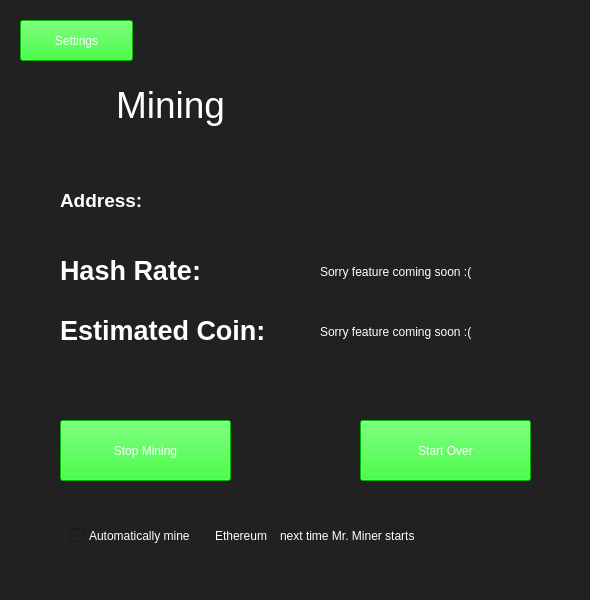
<?xml version="1.0" encoding="UTF-8"?>
<ui version="4.0">
 <class>NowMining</class>
 <widget class="QWidget" name="NowMining">
  <property name="geometry">
   <rect>
    <x>0</x>
    <y>0</y>
    <width>590</width>
    <height>600</height>
   </rect>
  </property>
  <property name="windowTitle">
   <string>Mr.Miner</string>
  </property>
  <property name="styleSheet">
   <string notr="true">background-color:rgb(33, 33, 33);

</string>
  </property>
  <widget class="QLabel" name="coinName_label">
   <property name="geometry">
    <rect>
     <x>260</x>
     <y>80</y>
     <width>251</width>
     <height>51</height>
    </rect>
   </property>
   <property name="sizePolicy">
    <sizepolicy hsizetype="Fixed" vsizetype="Fixed">
     <horstretch>0</horstretch>
     <verstretch>0</verstretch>
    </sizepolicy>
   </property>
   <property name="font">
    <font>
     <pointsize>28</pointsize>
    </font>
   </property>
   <property name="styleSheet">
    <string notr="true">
color:rgb(255, 255, 255)
</string>
   </property>
   <property name="text">
    <string/>
   </property>
   <property name="alignment">
    <set>Qt::AlignLeading|Qt::AlignLeft|Qt::AlignVCenter</set>
   </property>
  </widget>
  <widget class="QLabel" name="label">
   <property name="geometry">
    <rect>
     <x>110</x>
     <y>80</y>
     <width>121</width>
     <height>51</height>
    </rect>
   </property>
   <property name="sizePolicy">
    <sizepolicy hsizetype="Fixed" vsizetype="Fixed">
     <horstretch>0</horstretch>
     <verstretch>0</verstretch>
    </sizepolicy>
   </property>
   <property name="font">
    <font>
     <pointsize>28</pointsize>
    </font>
   </property>
   <property name="text">
    <string>&lt;html&gt;&lt;head/&gt;&lt;body&gt;&lt;p&gt;&lt;span style=&quot; color:#ffffff;&quot;&gt;Mining&lt;/span&gt;&lt;/p&gt;&lt;/body&gt;&lt;/html&gt;</string>
   </property>
   <property name="alignment">
    <set>Qt::AlignCenter</set>
   </property>
  </widget>
  <widget class="QLabel" name="estCoin_label">
   <property name="geometry">
    <rect>
     <x>320</x>
     <y>320</y>
     <width>221</width>
     <height>24</height>
    </rect>
   </property>
   <property name="sizePolicy">
    <sizepolicy hsizetype="Fixed" vsizetype="Fixed">
     <horstretch>0</horstretch>
     <verstretch>0</verstretch>
    </sizepolicy>
   </property>
   <property name="styleSheet">
    <string notr="true">
color:rgb(255, 255, 255)
</string>
   </property>
   <property name="text">
    <string>Sorry feature coming soon :(</string>
   </property>
  </widget>
  <widget class="QLabel" name="label_5">
   <property name="geometry">
    <rect>
     <x>60</x>
     <y>310</y>
     <width>241</width>
     <height>41</height>
    </rect>
   </property>
   <property name="sizePolicy">
    <sizepolicy hsizetype="Fixed" vsizetype="Fixed">
     <horstretch>0</horstretch>
     <verstretch>0</verstretch>
    </sizepolicy>
   </property>
   <property name="font">
    <font>
     <pointsize>20</pointsize>
     <weight>75</weight>
     <bold>true</bold>
     <kerning>true</kerning>
    </font>
   </property>
   <property name="text">
    <string>&lt;html&gt;&lt;head/&gt;&lt;body&gt;&lt;p&gt;&lt;span style=&quot; color:#ffffff;&quot;&gt;Estimated Coin:&lt;/span&gt;&lt;/p&gt;&lt;/body&gt;&lt;/html&gt;</string>
   </property>
   <property name="scaledContents">
    <bool>false</bool>
   </property>
  </widget>
  <widget class="QLabel" name="coinName_cb_2">
   <property name="geometry">
    <rect>
     <x>280</x>
     <y>528</y>
     <width>191</width>
     <height>16</height>
    </rect>
   </property>
   <property name="sizePolicy">
    <sizepolicy hsizetype="Fixed" vsizetype="Fixed">
     <horstretch>0</horstretch>
     <verstretch>0</verstretch>
    </sizepolicy>
   </property>
   <property name="text">
    <string>&lt;html&gt;&lt;head/&gt;&lt;body&gt;&lt;p&gt;&lt;span style=&quot; color:#ffffff;&quot;&gt;next time Mr. Miner starts&lt;/span&gt;&lt;/p&gt;&lt;/body&gt;&lt;/html&gt;</string>
   </property>
  </widget>
  <widget class="QPushButton" name="Mining_back">
   <property name="geometry">
    <rect>
     <x>20</x>
     <y>20</y>
     <width>113</width>
     <height>41</height>
    </rect>
   </property>
   <property name="sizePolicy">
    <sizepolicy hsizetype="Fixed" vsizetype="Fixed">
     <horstretch>0</horstretch>
     <verstretch>0</verstretch>
    </sizepolicy>
   </property>
   <property name="styleSheet">
    <string notr="true">background-color:rgb(0, 255, 0);
color:rgb(255, 255, 255)</string>
   </property>
   <property name="text">
    <string>Settings</string>
   </property>
   <property name="flat">
    <bool>false</bool>
   </property>
  </widget>
  <widget class="QCheckBox" name="auto_cb">
   <property name="geometry">
    <rect>
     <x>70</x>
     <y>510</y>
     <width>151</width>
     <height>51</height>
    </rect>
   </property>
   <property name="sizePolicy">
    <sizepolicy hsizetype="Fixed" vsizetype="Fixed">
     <horstretch>0</horstretch>
     <verstretch>0</verstretch>
    </sizepolicy>
   </property>
   <property name="styleSheet">
    <string notr="true">color:rgb(255, 255, 255)
</string>
   </property>
   <property name="text">
    <string>Automatically mine </string>
   </property>
  </widget>
  <widget class="QLabel" name="address_label">
   <property name="geometry">
    <rect>
     <x>180</x>
     <y>190</y>
     <width>371</width>
     <height>25</height>
    </rect>
   </property>
   <property name="sizePolicy">
    <sizepolicy hsizetype="Fixed" vsizetype="Fixed">
     <horstretch>0</horstretch>
     <verstretch>0</verstretch>
    </sizepolicy>
   </property>
   <property name="styleSheet">
    <string notr="true">
color:rgb(255, 255, 255)
</string>
   </property>
   <property name="text">
    <string/>
   </property>
  </widget>
  <widget class="QLabel" name="filepath_label">
   <property name="geometry">
    <rect>
     <x>70</x>
     <y>480</y>
     <width>461</width>
     <height>31</height>
    </rect>
   </property>
   <property name="sizePolicy">
    <sizepolicy hsizetype="Fixed" vsizetype="Fixed">
     <horstretch>0</horstretch>
     <verstretch>0</verstretch>
    </sizepolicy>
   </property>
   <property name="text">
    <string/>
   </property>
  </widget>
  <widget class="QLabel" name="coinName_cb">
   <property name="geometry">
    <rect>
     <x>215</x>
     <y>528</y>
     <width>61</width>
     <height>16</height>
    </rect>
   </property>
   <property name="sizePolicy">
    <sizepolicy hsizetype="Fixed" vsizetype="Fixed">
     <horstretch>0</horstretch>
     <verstretch>0</verstretch>
    </sizepolicy>
   </property>
   <property name="styleSheet">
    <string notr="true">color:rgb(255,255,255);</string>
   </property>
   <property name="text">
    <string>&lt;html&gt;&lt;head/&gt;&lt;body&gt;&lt;p&gt;&lt;span style=&quot; color:#ffffff;&quot;&gt;Ethereum&lt;/span&gt;&lt;/p&gt;&lt;/body&gt;&lt;/html&gt;</string>
   </property>
  </widget>
  <widget class="QPushButton" name="stop_pb">
   <property name="geometry">
    <rect>
     <x>60</x>
     <y>420</y>
     <width>171</width>
     <height>61</height>
    </rect>
   </property>
   <property name="sizePolicy">
    <sizepolicy hsizetype="Fixed" vsizetype="Fixed">
     <horstretch>0</horstretch>
     <verstretch>0</verstretch>
    </sizepolicy>
   </property>
   <property name="styleSheet">
    <string notr="true">background-color:rgb(0, 255, 0);
color:rgb(255, 255, 255)</string>
   </property>
   <property name="text">
    <string>Stop Mining</string>
   </property>
  </widget>
  <widget class="QLabel" name="hashrate_label">
   <property name="geometry">
    <rect>
     <x>320</x>
     <y>260</y>
     <width>221</width>
     <height>24</height>
    </rect>
   </property>
   <property name="sizePolicy">
    <sizepolicy hsizetype="Fixed" vsizetype="Fixed">
     <horstretch>0</horstretch>
     <verstretch>0</verstretch>
    </sizepolicy>
   </property>
   <property name="styleSheet">
    <string notr="true">
color:rgb(255, 255, 255)
</string>
   </property>
   <property name="text">
    <string>Sorry feature coming soon :(</string>
   </property>
  </widget>
  <widget class="QPushButton" name="startOver_pb">
   <property name="geometry">
    <rect>
     <x>360</x>
     <y>420</y>
     <width>171</width>
     <height>61</height>
    </rect>
   </property>
   <property name="sizePolicy">
    <sizepolicy hsizetype="Fixed" vsizetype="Fixed">
     <horstretch>0</horstretch>
     <verstretch>0</verstretch>
    </sizepolicy>
   </property>
   <property name="styleSheet">
    <string notr="true">background-color:rgb(0, 255, 0);
color:rgb(255, 255, 255)</string>
   </property>
   <property name="text">
    <string>Start Over</string>
   </property>
  </widget>
  <widget class="QLabel" name="label_4">
   <property name="geometry">
    <rect>
     <x>60</x>
     <y>250</y>
     <width>241</width>
     <height>41</height>
    </rect>
   </property>
   <property name="sizePolicy">
    <sizepolicy hsizetype="Fixed" vsizetype="Fixed">
     <horstretch>0</horstretch>
     <verstretch>0</verstretch>
    </sizepolicy>
   </property>
   <property name="font">
    <font>
     <pointsize>20</pointsize>
     <weight>75</weight>
     <bold>true</bold>
    </font>
   </property>
   <property name="text">
    <string>&lt;html&gt;&lt;head/&gt;&lt;body&gt;&lt;p&gt;&lt;span style=&quot; color:#ffffff;&quot;&gt;Hash Rate:&lt;/span&gt;&lt;/p&gt;&lt;/body&gt;&lt;/html&gt;</string>
   </property>
  </widget>
  <widget class="QLabel" name="label_3">
   <property name="geometry">
    <rect>
     <x>60</x>
     <y>180</y>
     <width>91</width>
     <height>41</height>
    </rect>
   </property>
   <property name="sizePolicy">
    <sizepolicy hsizetype="Fixed" vsizetype="Fixed">
     <horstretch>0</horstretch>
     <verstretch>0</verstretch>
    </sizepolicy>
   </property>
   <property name="font">
    <font>
     <pointsize>14</pointsize>
     <weight>75</weight>
     <bold>true</bold>
    </font>
   </property>
   <property name="text">
    <string>&lt;html&gt;&lt;head/&gt;&lt;body&gt;&lt;p&gt;&lt;span style=&quot; color:#ffffff;&quot;&gt;Address:&lt;/span&gt;&lt;/p&gt;&lt;/body&gt;&lt;/html&gt;</string>
   </property>
  </widget>
  <widget class="QPushButton" name="igalmelapela">
   <property name="enabled">
    <bool>true</bool>
   </property>
   <property name="geometry">
    <rect>
     <x>530</x>
     <y>10</y>
     <width>51</width>
     <height>61</height>
    </rect>
   </property>
   <property name="palette">
    <palette>
     <active>
      <colorrole role="WindowText">
       <brush brushstyle="SolidPattern">
        <color alpha="255">
         <red>0</red>
         <green>0</green>
         <blue>0</blue>
        </color>
       </brush>
      </colorrole>
      <colorrole role="Button">
       <brush brushstyle="SolidPattern">
        <color alpha="255">
         <red>33</red>
         <green>33</green>
         <blue>33</blue>
        </color>
       </brush>
      </colorrole>
      <colorrole role="Dark">
       <brush brushstyle="SolidPattern">
        <color alpha="255">
         <red>51</red>
         <green>51</green>
         <blue>51</blue>
        </color>
       </brush>
      </colorrole>
      <colorrole role="Mid">
       <brush brushstyle="SolidPattern">
        <color alpha="255">
         <red>51</red>
         <green>51</green>
         <blue>51</blue>
        </color>
       </brush>
      </colorrole>
      <colorrole role="Text">
       <brush brushstyle="SolidPattern">
        <color alpha="255">
         <red>0</red>
         <green>0</green>
         <blue>0</blue>
        </color>
       </brush>
      </colorrole>
      <colorrole role="ButtonText">
       <brush brushstyle="SolidPattern">
        <color alpha="255">
         <red>0</red>
         <green>0</green>
         <blue>0</blue>
        </color>
       </brush>
      </colorrole>
      <colorrole role="Base">
       <brush brushstyle="SolidPattern">
        <color alpha="255">
         <red>33</red>
         <green>33</green>
         <blue>33</blue>
        </color>
       </brush>
      </colorrole>
      <colorrole role="Window">
       <brush brushstyle="SolidPattern">
        <color alpha="255">
         <red>33</red>
         <green>33</green>
         <blue>33</blue>
        </color>
       </brush>
      </colorrole>
      <colorrole role="Shadow">
       <brush brushstyle="SolidPattern">
        <color alpha="255">
         <red>51</red>
         <green>51</green>
         <blue>51</blue>
        </color>
       </brush>
      </colorrole>
     </active>
     <inactive>
      <colorrole role="WindowText">
       <brush brushstyle="SolidPattern">
        <color alpha="255">
         <red>0</red>
         <green>0</green>
         <blue>0</blue>
        </color>
       </brush>
      </colorrole>
      <colorrole role="Button">
       <brush brushstyle="SolidPattern">
        <color alpha="255">
         <red>33</red>
         <green>33</green>
         <blue>33</blue>
        </color>
       </brush>
      </colorrole>
      <colorrole role="Dark">
       <brush brushstyle="SolidPattern">
        <color alpha="255">
         <red>51</red>
         <green>51</green>
         <blue>51</blue>
        </color>
       </brush>
      </colorrole>
      <colorrole role="Mid">
       <brush brushstyle="SolidPattern">
        <color alpha="255">
         <red>51</red>
         <green>51</green>
         <blue>51</blue>
        </color>
       </brush>
      </colorrole>
      <colorrole role="Text">
       <brush brushstyle="SolidPattern">
        <color alpha="255">
         <red>0</red>
         <green>0</green>
         <blue>0</blue>
        </color>
       </brush>
      </colorrole>
      <colorrole role="ButtonText">
       <brush brushstyle="SolidPattern">
        <color alpha="255">
         <red>0</red>
         <green>0</green>
         <blue>0</blue>
        </color>
       </brush>
      </colorrole>
      <colorrole role="Base">
       <brush brushstyle="SolidPattern">
        <color alpha="255">
         <red>33</red>
         <green>33</green>
         <blue>33</blue>
        </color>
       </brush>
      </colorrole>
      <colorrole role="Window">
       <brush brushstyle="SolidPattern">
        <color alpha="255">
         <red>33</red>
         <green>33</green>
         <blue>33</blue>
        </color>
       </brush>
      </colorrole>
      <colorrole role="Shadow">
       <brush brushstyle="SolidPattern">
        <color alpha="255">
         <red>51</red>
         <green>51</green>
         <blue>51</blue>
        </color>
       </brush>
      </colorrole>
     </inactive>
     <disabled>
      <colorrole role="WindowText">
       <brush brushstyle="SolidPattern">
        <color alpha="255">
         <red>51</red>
         <green>51</green>
         <blue>51</blue>
        </color>
       </brush>
      </colorrole>
      <colorrole role="Button">
       <brush brushstyle="SolidPattern">
        <color alpha="255">
         <red>33</red>
         <green>33</green>
         <blue>33</blue>
        </color>
       </brush>
      </colorrole>
      <colorrole role="Dark">
       <brush brushstyle="SolidPattern">
        <color alpha="255">
         <red>51</red>
         <green>51</green>
         <blue>51</blue>
        </color>
       </brush>
      </colorrole>
      <colorrole role="Mid">
       <brush brushstyle="SolidPattern">
        <color alpha="255">
         <red>51</red>
         <green>51</green>
         <blue>51</blue>
        </color>
       </brush>
      </colorrole>
      <colorrole role="Text">
       <brush brushstyle="SolidPattern">
        <color alpha="255">
         <red>51</red>
         <green>51</green>
         <blue>51</blue>
        </color>
       </brush>
      </colorrole>
      <colorrole role="ButtonText">
       <brush brushstyle="SolidPattern">
        <color alpha="255">
         <red>51</red>
         <green>51</green>
         <blue>51</blue>
        </color>
       </brush>
      </colorrole>
      <colorrole role="Base">
       <brush brushstyle="SolidPattern">
        <color alpha="255">
         <red>33</red>
         <green>33</green>
         <blue>33</blue>
        </color>
       </brush>
      </colorrole>
      <colorrole role="Window">
       <brush brushstyle="SolidPattern">
        <color alpha="255">
         <red>33</red>
         <green>33</green>
         <blue>33</blue>
        </color>
       </brush>
      </colorrole>
      <colorrole role="Shadow">
       <brush brushstyle="SolidPattern">
        <color alpha="255">
         <red>51</red>
         <green>51</green>
         <blue>51</blue>
        </color>
       </brush>
      </colorrole>
     </disabled>
    </palette>
   </property>
   <property name="text">
    <string/>
   </property>
   <property name="icon">
    <iconset resource="ChooseCurrency.qrc">
     <normaloff>:/ChooseCurrency/Logo_green-01.png</normaloff>:/ChooseCurrency/Logo_green-01.png</iconset>
   </property>
   <property name="iconSize">
    <size>
     <width>60</width>
     <height>60</height>
    </size>
   </property>
   <property name="flat">
    <bool>true</bool>
   </property>
  </widget>
 </widget>
 <resources>
  <include location="ChooseCurrency.qrc"/>
 </resources>
 <connections/>
</ui>
